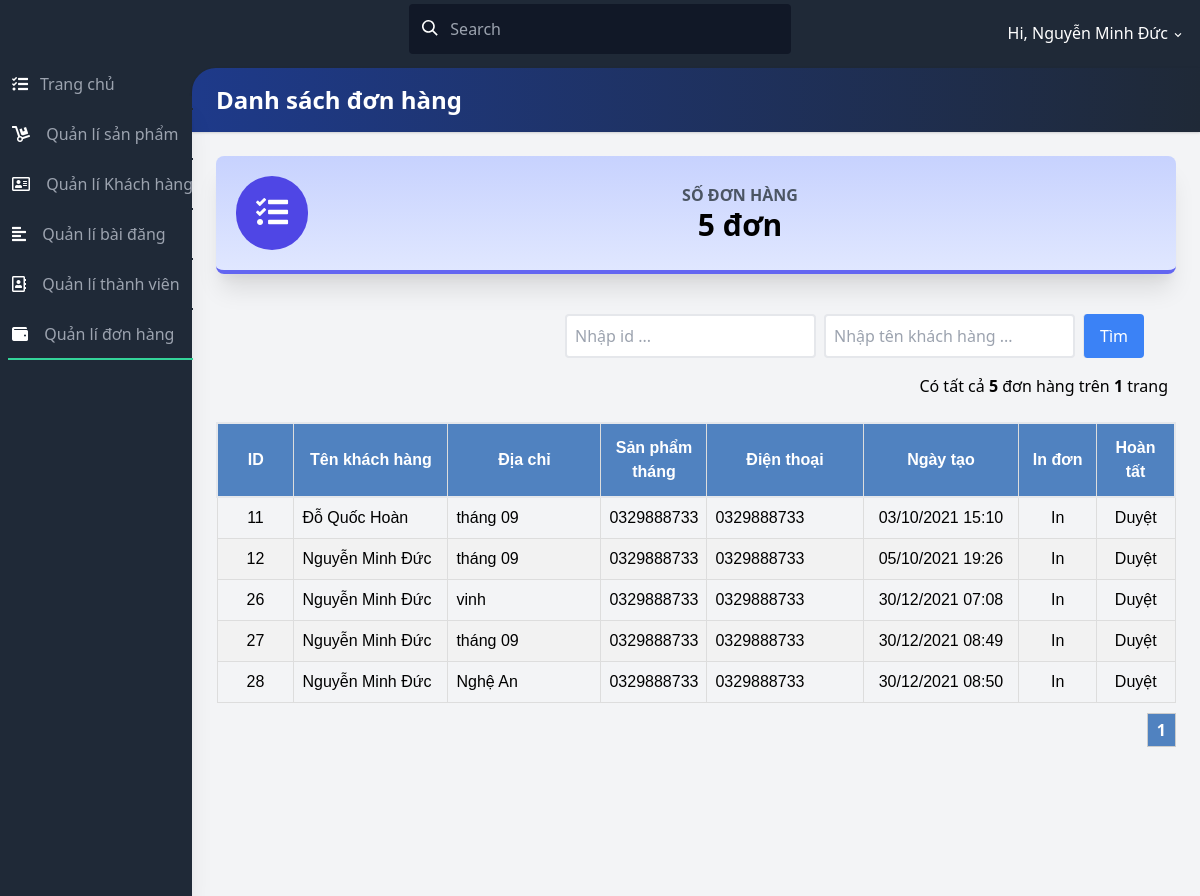
The page /admin/quanlidonhang.php (signed in) on the database its author committed.
### tables this page shows
CREATE TABLE oder (
  id int(11) NOT NULL AUTO_INCREMENT,
  tenkh varchar(255) DEFAULT NULL,
  diachi varchar(255) DEFAULT NULL,
  sdt varchar(255) DEFAULT NULL,
  note varchar(255) DEFAULT NULL,
  ngaytao int(11) DEFAULT NULL,
  tongtien int(11) DEFAULT NULL,
  donhangthang int(11) DEFAULT NULL,
  PRIMARY KEY (id)
);

### admin/quanlidonhang.php (the view, shortened to what this page needs)
<?php
    include './connect_db.php';
    $item_per_page = ! empty($_GET['per_page']) ? $_GET['per_page'] : 6;
    $current_page  = ! empty($_GET['page']) ? $_GET['page']
        : 1;
    $offset        = ($current_page - 1) * $item_per_page;
    $totalRecords  = mysqli_query($con, "SELECT * FROM `oder`");
    $totalRecords  = $totalRecords->num_rows;
    $totalPages    = ceil($totalRecords / $item_per_page);
    if ( ! empty($where)) {
        $result        = mysqli_query($con,
            "SELECT * FROM `oder` where (".$where.") ORDER BY `id` ASC  LIMIT "
            .$item_per_page." OFFSET ".$offset);
    }else{
        $result        = mysqli_query($con,
            "SELECT * FROM `oder` ORDER BY `id` ASC  LIMIT "
            .$item_per_page." OFFSET ".$offset);
    }
?>
<!DOCTYPE html>
<html lang="en">
<head>
    <link href="https://use.fontawesome.com/releases/v5.3.1/css/all.css"
          rel="stylesheet">
    <link href="https://unpkg.com/tailwindcss@^2/dist/tailwind.min.css"
          rel="stylesheet">
    <link href="https://afeld.github.io/emoji-css/emoji.css" rel="stylesheet">
    <link href="css/test.css" rel="stylesheet">
</head>
<body class="bg-gray-800 font-sans leading-normal tracking-normal mt-12">
<nav class="fixed top-0 z-20 px-1 pt-2 pb-1 mt-0 w-full h-auto bg-gray-800 md:pt-1">
    <div class="flex flex-wrap items-center">
        <div class="flex flex-shrink justify-center text-white md:w-1/3 md:justify-start">
            <a href="#">
                <span class="pl-2 text-xl"><i class="em em-grinning"></i></span>
            </a>
        </div>
        <div class="flex flex-1 justify-center px-2 text-white md:w-1/3 md:justify-start">
                <span class="relative w-full">
                    <input class="px-2 py-3 pl-10 w-full leading-normal text-white bg-gray-900 rounded border border-transparent transition appearance-none focus:outline-none focus:border-gray-400"
                           placeholder="Search"
                           type="search">
                    <div class="absolute search-icon"
                         style="top: 1rem; left: .8rem;">
                        <svg class="w-4 h-4 text-white pointer-events-none fill-current"
                             viewBox="0 0 20 20"
                             xmlns="http://www.w3.org/2000/svg">
                            <path d="M12.9 14.32a8 8 0 1 1 1.41-1.41l5.35 5.33-1.42 1.42-5.33-5.34zM8 14A6 6 0 1 0 8 2a6 6 0 0 0 0 12z"></path>
                        </svg>
                    </div>
                </span>
        </div>
        <div class="flex justify-between content-center pt-2 w-full md:w-1/3 md:justify-end">
            <ul class="flex flex-1 justify-between items-center list-reset md:flex-none">
                <li class="flex-1 md:flex-none md:mr-3">
                    <div class="inline-block relative">
                        <button class="text-white drop-button focus:outline-none"
                                onclick="toggleDD('myDropdown')"><span
                                    class="pr-2"></span>
                            Hi, <?php
                                echo $_SESSION['dangnhap1'] ?>
                            <svg class="inline h-3 fill-current"
                                 viewBox="0 0 20 20"
                                 xmlns="http://www.w3.org/2000/svg">
                                <path d="M9.293 12.95l.707.707L15.657 8l-1.414-1.414L10 10.828 5.757 6.586 4.343 8z"/>
                            </svg>
                        </button>
                    </div>
                </li>
            </ul>
        </div>
    </div>
</nav>
<div class="flex flex-col md:flex-row">
    <div class="bg-gray-800 shadow-xl h-16 fixed bottom-0 mt-12 md:relative md:h-screen z-10 w-full md:w-48">
        <div class="md:mt-12 md:w-50 md:fixed md:left-0 md:top-0 content-center md:content-start text-left justify-between">
            <ul class="list-reset flex flex-row md:flex-col py-0 md:py-3 px-1 md:px-2 text-center md:text-left">
                <li class="mr-3 flex-1">
                    <a class="block py-1 md:py-3 pl-1 align-middle text-white no-underline hover:text-white border-b-2 border-gray-800 hover:border-pink-500"
                       href="./trangchu.php">
                        <i class="fas fa-tasks pr-0 md:pr-3"></i><span
                                class="pb-1 md:pb-0 text-xs md:text-base text-gray-600 md:text-gray-400 block md:inline-block">Trang chủ</span>
                    </a>
                </li>
                <li class="mr-3 flex-1">
                    <a class="block py-1 md:py-3 pl-1 align-middle text-white no-underline hover:text-white border-b-2 border-gray-800 hover:border-blue-700"
                       href="./quanlisanpham.php">
                        <i class="fas fa-dolly md:pr-3"></i>
                        <span
                                class="pb-1 md:pb-0 text-xs md:text-base text-gray-600 md:text-gray-400 block md:inline-block">Quản lí sản phẩm</span>
                    </a>
                </li>
                <li class="mr-3 flex-1">
                    <a class="block py-1 md:py-3 pl-1 align-middle text-white no-underline hover:text-white border-b-2 border-gray-800 hover:border-yellow-400"
                       href="./quanlikhachhang.php">
                        <i class="far fa-address-card md:pr-3"></i>
                        <span
                                class="pb-1 md:pb-0 text-xs md:text-base text-gray-600 md:text-gray-400 block md:inline-block">Quản lí Khách hàng</span>
                    </a>
                </li>
                <li class="mr-3 flex-1">
                    <a class="block py-1 md:py-3 pl-1 align-middle text-white no-underline hover:text-white border-b-2 border-gray-800 hover:border-blue-500"
                       href="./quanlibaidang.php">
                        <i class="fas fa-align-left md:pr-3"></i>
                        <span
                                class="pb-1 md:pb-0 text-xs md:text-base text-gray-600 md:text-gray-400 block md:inline-block">Quản lí bài đăng</span>
                    </a>
                </li>
                <li class="mr-3 flex-1">
                    <a class="block py-1 md:py-3 pl-0 md:pl-1 align-middle text-white no-underline hover:text-white border-b-2 border-gray-800 hover:border-pink-400"
                       href="./quanlithanhvien.php">
                        <i class="far fa-address-book md:pr-3"></i>
                        <span
                                class="pb-1 md:pb-0 text-xs md:text-base text-gray-600 md:text-gray-400 block md:inline-block">Quản lí thành viên</span>
                    </a>
                </li>
                <li class="mr-3 flex-1">
                    <a class="block py-1 md:py-3 pl-0 md:pl-1 align-middle text-white no-underline hover:text-white border-b-2 border-gray-800 border-green-400"
                       href="./quanlidonhang.php">
                        <i class="fas fa-wallet md:pr-3"></i>
                        <span
                                class="pb-1 md:pb-0 text-xs md:text-base text-gray-600 md:text-gray-400 block md:inline-block">Quản lí đơn hàng</span>
                    </a>
                </li>
            </ul>
        </div>
    </div>
    <div class="main-content flex-1 bg-gray-100 mt-12 md:mt-2 pb-24 md:pb-5">
        <div class="bg-gray-800 pt-3">
            <div class="rounded-tl-3xl bg-gradient-to-r from-blue-900 to-gray-800 p-4 shadow text-2xl text-white">
                <h3 class="font-bold pl-2">Danh sách đơn hàng</h3>
            </div>
        </div>
        <div class="flex flex-wrap">
            <div class="w-full p-6">
                <div class="bg-gradient-to-b from-indigo-200 to-indigo-100 border-b-4 border-indigo-500 rounded-lg shadow-xl p-5">
                    <div class="flex flex-row items-center">
                        <div class="flex-shrink pr-4">
                            <div class="rounded-full p-5 bg-indigo-600"><i
                                        class="fas fa-tasks fa-2x fa-inverse"></i>
                            </div>
                        </div>
                        <div class="flex-1 text-right md:text-center">
                            <h5 class="font-bold uppercase text-gray-600">Số đơn
                                hàng</h5>
                            <h3 class="font-bold text-3xl"><?= $totalRecords ?> đơn</h3>
                        </div>
                    </div>
                </div>
            </div>
            <div class="w-full p-4 flex flex-row-reverse">
                <div class="mr-8 flex items-center justify-center ">
                    <form action="quanlidonhang.php?action=search" method="POST">
                        <div class="flex ">
                            <input type="text"
                                   class="border-2 border-gray-200 rounded px-2 py-2 w-30"
                                   placeholder="Nhập id ..." name="id"
                                   value="<?=!empty($id)?$id:""?>"/>
                            <input type="text"
                                   class="border-2 border-gray-200 rounded mr-2 px-2 ml-2 py-2 w-30"
                                   placeholder="Nhập tên khách hàng ..." name="tenkh"
                                   value="<?=!empty($tenkh)? $tenkh : ""?>"/>
                            <button type="submit" value="Tìm"
                                    class=" rounded px-4 mr-2 text-white bg-blue-500 border-l  ">
                                Tìm
                            </button>
                        </div>
                    </form>
                </div>
            </div>
            <div class="flex w-full mr-8 justify-end">
                <div>Có tất cả <strong><?=$totalRecords?></strong> đơn hàng trên <strong><?=$totalPages?></strong> trang</div>
            </div>
            <div class="w-full p-6">
                <table id="table_customers">
                    <thead class="bg-blue-300">
                    <tr class="border-2">
                        <th class="w-1/12 ">ID</th>
                        <th class="w-2/12 ">Tên khách hàng</th>
                        <th class="w-2/12 ">Địa chỉ</th>
                        <th class="w-1/12 ">Sản phẩm tháng</th>
                        <th class="w-2/12 ">Điện thoại</th>
                        <th class="w-2/12 ">Ngày tạo</th>
                        <th class="w-1/12 ">In đơn</th>
                        <th class="w-1/12 ">Hoàn tất</th>
                    </tr>
                    </thead>
                    <tbody>
                    <?php
                        while ($row = mysqli_fetch_array($result)) {
                            ?>
                            <tr>
                                <td class="text-center"><?= $row['id'] ?></td>
                                <td><?= $row['tenkh'] ?></td>
                                <td><?= $row['diachi'] ?></td>
                                <td><?= $row['sdt'] ?></td>
                                <td><?= $row['sdt'] ?></td>
                                <td class="text-center"><?= date('d/m/Y H:i',
                                        $row['ngaytao']) ?></td>
                                <td class="text-center doimau"> <a href="inhoadon.php?id=<?=$row['id']?>" target="_blank">In</a>
                                </td>
                                <td class="text-center doimau"><a
                                            href="./delete_qldonhang.php?id=<?= $row['id'] ?>">Duyệt</a>
                                </td>
                            </tr>
                            <?php
                        } ?>
                    </tbody>
                </table>
                <?php
                    include './pagination.php';
                ?>
            </div>
        </div>
    </div>
</div>
</body>
</html>

### admin/css/test.css (style rules this page uses)
#table_customers { font-family: Arial, Helvetica, sans-serif; border-collapse: collapse; width: 100%; }
#table_customers td, #table_customers th { border: 1px solid #ddd; padding: 8px; }
#table_customers tr:nth-child(even) { background-color: #f2f2f2; }
#table_customers th { padding-top: 12px; padding-bottom: 12px; text-align: center; background-color: #5082c0; color: white; }

### rows shown on the page
oder: id "11", tenkh "Đỗ Quốc Hoàn", diachi "tháng 09", sdt "0329888733", ngaytao "03/10/2021 15:10"
oder: id "12", tenkh "Nguyễn Minh Đức", diachi "tháng 09", sdt "0329888733", ngaytao "05/10/2021 19:26"
oder: id "26", tenkh "Nguyễn Minh Đức", diachi "vinh", sdt "0329888733", ngaytao "30/12/2021 07:08"
oder: id "27", tenkh "Nguyễn Minh Đức", diachi "tháng 09", sdt "0329888733", ngaytao "30/12/2021 08:49"
oder: id "28", tenkh "Nguyễn Minh Đức", diachi "Nghệ An", sdt "0329888733", ngaytao "30/12/2021 08:50"

### other values the page prints
$_SESSION['dangnhap1'] "Nguyễn Minh Đức"
$totalRecords "5"
$totalPages "1"
